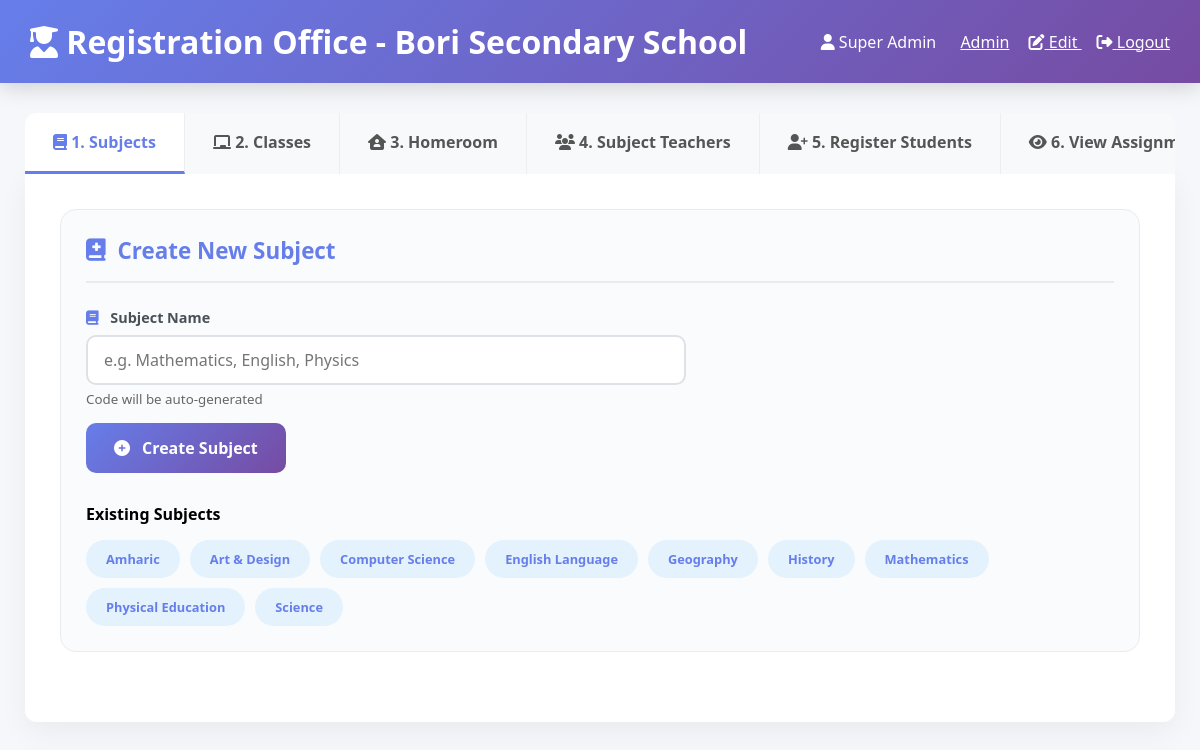
Page /registration.php (signed in) on the committed database.
### tables this page shows
CREATE TABLE `subjects` (
  `id` int(11) NOT NULL AUTO_INCREMENT,
  `name` varchar(100) NOT NULL,
  `code` varchar(20) DEFAULT NULL,
  `color` varchar(7) DEFAULT '#667eea',
  `description` text DEFAULT NULL,
  `created_at` timestamp NOT NULL DEFAULT current_timestamp(),
  PRIMARY KEY (`id`)
);

### registration.php (the view, shortened to what this page needs)
<?php
require_once 'config.php';
$current_user_name = $_SESSION['name'] ?? 'Registration Officer';
$is_superadmin = ($_SESSION['role'] === 'superadmin');
$subjects = $pdo->query("SELECT * FROM subjects ORDER BY name")->fetchAll();
?>
<!DOCTYPE html>
<html lang="en">
<head>
    <link rel="stylesheet" href="https://cdnjs.cloudflare.com/ajax/libs/font-awesome/6.5.0/css/all.min.css">
</head>
<body>
    <div class="header">
        <h1><i class="fas fa-user-graduate"></i> Registration Office - Bori Secondary School</h1>
        <div>
            <span style="margin-right:20px;"><i class="fas fa-user"></i> <?php echo htmlspecialchars($current_user_name); ?></span>
            <?php if($is_superadmin): ?>
                <a href="superadmin.php" style="color:white; margin-right:15px;">Admin</a>
            <?php endif; ?>
            <a href="admin_edit.php" style="color:white; margin-right:15px;">
                <i class="fas fa-edit"></i> Edit
            </a>
            <a href="logout.php" style="color:white;">
                <i class="fas fa-sign-out-alt"></i> Logout
            </a>
        </div>
    </div>
    <div class="container">
        <div class="tabs">
            <div class="tab active" onclick="showTab('subjects')"><i class="fas fa-book"></i> 1. Subjects</div>
            <div class="tab" onclick="showTab('classes')"><i class="fas fa-chalkboard"></i> 2. Classes</div>
            <div class="tab" onclick="showTab('homeroom')"><i class="fas fa-house-user"></i> 3. Homeroom</div>
            <div class="tab" onclick="showTab('subject_teachers')"><i class="fas fa-users"></i> 4. Subject Teachers</div>
            <div class="tab" onclick="showTab('students')"><i class="fas fa-user-plus"></i> 5. Register Students</div>
            <div class="tab" onclick="showTab('view')"><i class="fas fa-eye"></i> 6. View Assignments</div>
        </div>
        <div id="subjects-tab" class="tab-content active">
            <div class="section">
                <div class="section-header">
                    <h3><i class="fas fa-book-medical"></i> Create New Subject</h3>
                </div>
                <div style="max-width: 600px;">
                    <form method="POST">
                        <div class="form-group">
                            <label><i class="fas fa-book"></i> Subject Name</label>
                            <input type="text" name="subject_name" placeholder="e.g. Mathematics, English, Physics" required>
                            <small style="color: #666; margin-top: 5px; display: block;">Code will be auto-generated</small>
                        </div>
                        <button type="submit" name="create_subject" class="btn btn-primary">
                            <i class="fas fa-plus-circle"></i> Create Subject
                        </button>
                    </form>
                </div>
                <h4 style="margin-top: 30px;">Existing Subjects</h4>
                <div style="display: flex; flex-wrap: wrap; gap: 10px; margin-top: 15px;">
                    <?php foreach ($subjects as $subject): ?>
                        <span class="badge badge-info" style="padding: 10px 20px;">
                            <?php echo htmlspecialchars($subject['name']); ?>
                        </span>
                    <?php endforeach; ?>
                </div>
            </div>
        </div>
    </div>
</body>
</html>

### registration.php (style rules this page uses)
* { margin: 0; padding: 0; box-sizing: border-box; font-family: 'Segoe UI', sans-serif; }
body { background: #f5f7fa; }
.header { background: linear-gradient(135deg, #667eea, #764ba2); color: white; padding: 20px 30px; display: flex; justify-content: space-between; align-items: center; box-shadow: 0 5px 20px rgba(0,0,0,0.15); }
.container { max-width: 1600px; margin: 30px auto; padding: 0 25px; }
.tabs { display: flex; background: white; border-radius: 12px 12px 0 0; overflow-x: auto; margin-top: 20px; }
.tab { padding: 18px 28px; cursor: pointer; background: #f8f9fa; border-right: 1px solid #eee; font-weight: 600; color: #555; transition: all 0.3s; white-space: nowrap; }
.tab.active { background: white; color: #667eea; border-bottom: 3px solid #667eea; }
.tab-content { background: white; padding: 35px; border-radius: 0 0 12px 12px; box-shadow: 0 10px 30px rgba(0,0,0,0.05); display: none; }
.tab-content.active { display: block; animation: fadeIn 0.5s; }
.section { background: #fafbfc; border-radius: 16px; padding: 25px; margin-bottom: 35px; border: 1px solid #e9ecef; }
.section-header { display: flex; justify-content: space-between; align-items: center; margin-bottom: 25px; padding-bottom: 15px; border-bottom: 2px solid #e9ecef; }
.section-header h3 { color: #667eea; display: flex; align-items: center; gap: 12px; font-size: 1.4rem; }
.form-group { margin-bottom: 15px; }
label { display: block; margin-bottom: 8px; color: #495057; font-weight: 600; font-size: 0.9rem; }
label i { margin-right: 8px; color: #667eea; }
input, select, textarea { width: 100%; padding: 12px 16px; border: 2px solid #dee2e6; border-radius: 10px; font-size: 1rem; transition: all 0.3s; }
.btn { padding: 14px 28px; border: none; border-radius: 10px; font-size: 1rem; font-weight: 600; cursor: pointer; transition: all 0.3s; display: inline-flex; align-items: center; gap: 12px; }
.btn-primary { background: linear-gradient(135deg, #667eea, #764ba2); color: white; }
.badge { padding: 5px 12px; border-radius: 30px; font-size: 0.8rem; font-weight: 600; display: inline-block; }
.badge-info { background: #e3f2fd; color: #667eea; }

### rows in the picture
subjects: name "Amharic"
subjects: name "Art & Design"
subjects: name "Computer Science"
subjects: name "English Language"
subjects: name "Geography"
subjects: name "History"
subjects: name "Mathematics"
subjects: name "Physical Education"
subjects: name "Science"

### other values in the picture
$current_user_name "Super Admin"
